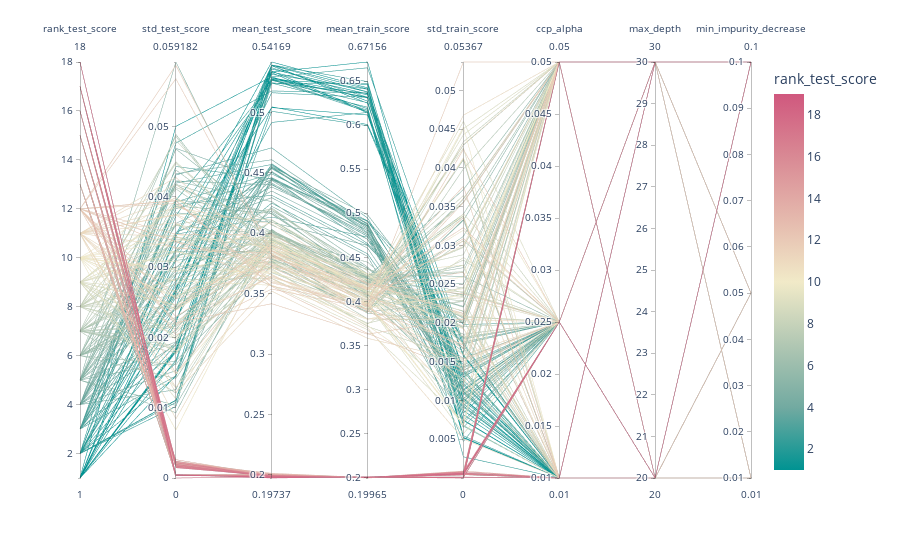

The notebook cell this image was saved under:
### Code cell
import plotly.express as px
import plotly

gs_data = hyperparam_results.drop(columns=[
        'index',
        'split0_test_score',
        'split1_test_score',
        'split2_test_score',
        'split3_test_score',
        'split4_test_score',
        'split0_train_score',
        'split1_train_score',
        'split2_train_score',
        'split3_train_score',
        'split4_train_score',
        'mean_fit_time',
        'std_fit_time',
        'mean_score_time',
        'std_score_time'
    ])

fig = px.parallel_coordinates(
    gs_data, 
    color="rank_test_score",
    labels={
        c: c.split('__')[-1] for c in gs_data.columns  
    },
    color_continuous_scale=px.colors.diverging.Tealrose,
    color_continuous_midpoint=10,
    height=700
)
fig.show()

### Figure 1 — Plotly figure (JSON) as saved in the notebook; plotly's stock layout.template omitted (floating-point values rounded to 4 significant figures; data arrays with more than 128 entries replaced by an {"elided": "..."} marker saying what was removed)
{"data": [{"dimensions": [{"label": "rank_test_score", "values": {"elided": "288 int values"}}, {"label": "std_test_score", "values": {"elided": "288 float values"}}, {"label": "mean_test_score", "values": {"elided": "288 float values"}}, {"label": "mean_train_score", "values": {"elided": "288 float values"}}, {"label": "std_train_score", "values": {"elided": "288 float values"}}, {"label": "ccp_alpha", "values": {"elided": "288 float values"}}, {"label": "max_depth", "values": {"elided": "288 int values"}}, {"label": "min_impurity_decrease", "values": {"elided": "288 float values"}}], "domain": {"x": [0, 1], "y": [0, 1]}, "line": {"color": {"elided": "288 int values"}, "coloraxis": "coloraxis"}, "name": "", "type": "parcoords"}], "layout": {"autosize": true, "coloraxis": {"cmid": 10, "colorbar": {"title": {"text": "rank_test_score"}}, "colorscale": [[0, "rgb(0, 147, 146)"], [0.1667, "rgb(114, 170, 161)"], [0.3333, "rgb(177, 199, 179)"], [0.5, "rgb(241, 234, 200)"], [0.6667, "rgb(229, 185, 173)"], [0.8333, "rgb(217, 137, 148)"], [1, "rgb(208, 88, 126)"]]}, "legend": {"tracegroupgap": 0}, "margin": {"t": 60}}}
